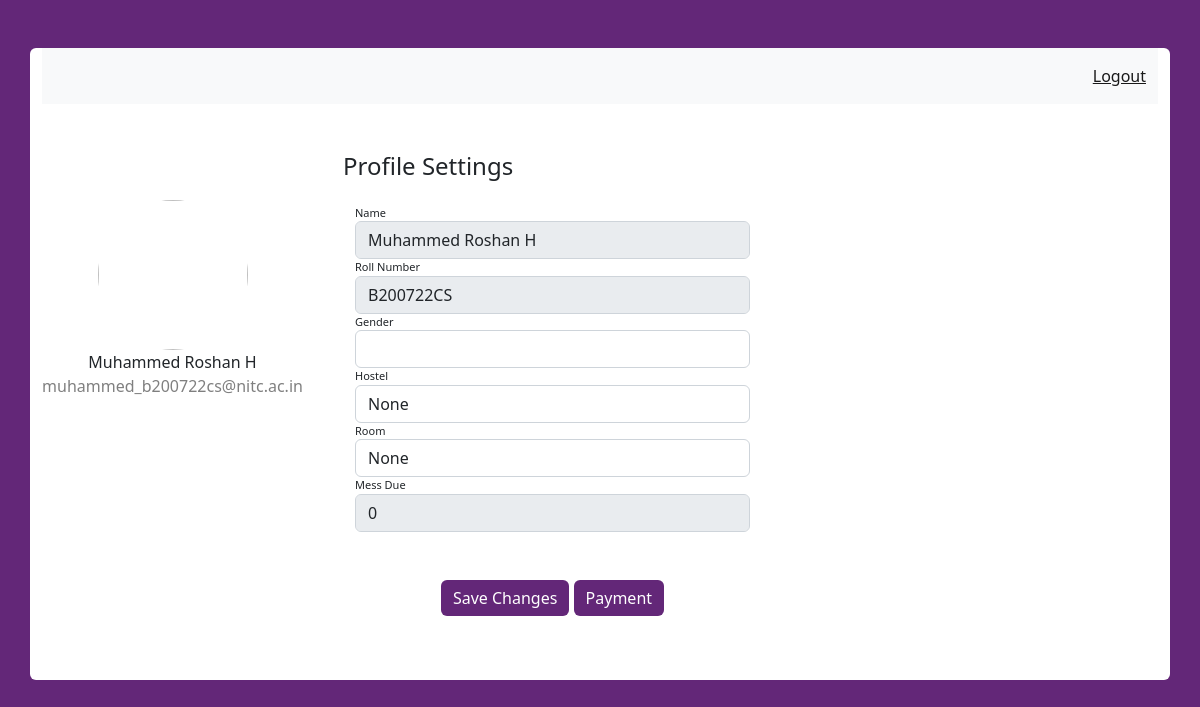
The app's page /B200722CS/create_profile, older data.
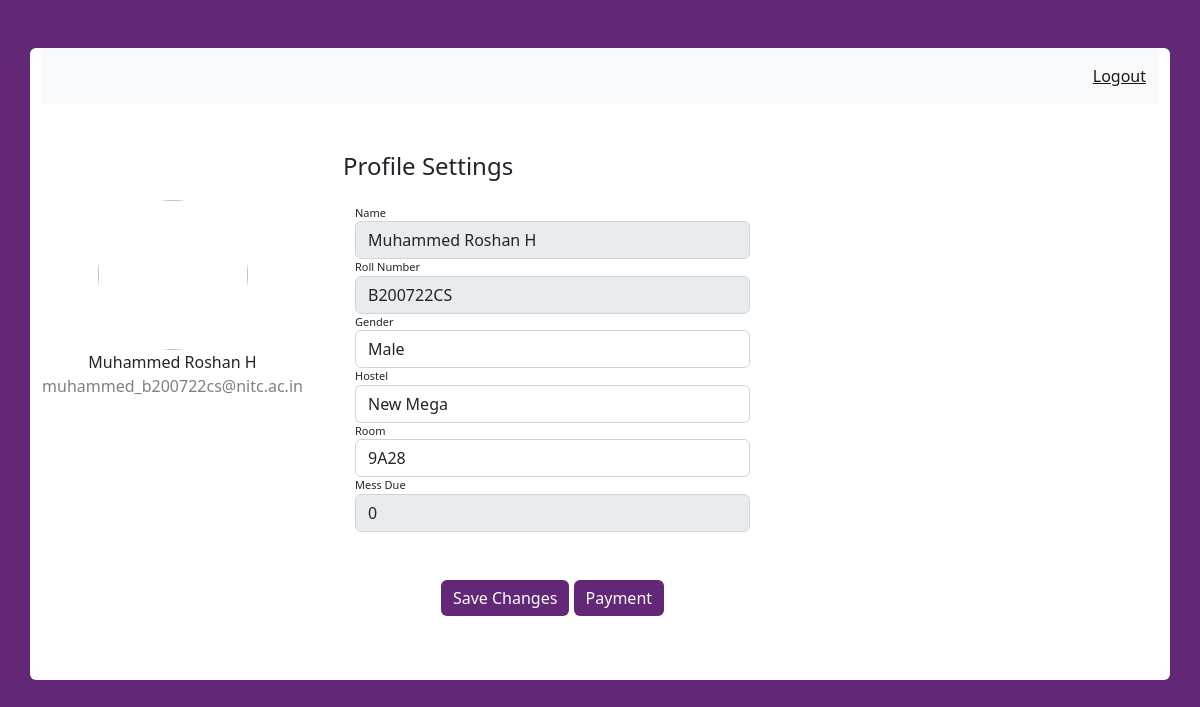
The same page, newer data.
### tables this page shows
CREATE TABLE student (
id integer primary key autoincrement,
username text not null,
name text not null,
pwd text not null,
gender text,
hostel text,
room text,
mess text,
due integer);

### mess.py (the view, shortened to what this page needs)
@app.route('/<username>/create_profile',methods=('GET','POST'))
def create_profile(username):
	user = get_post_student(username)
	name=user['name']
	fname=name.split()
	email=fname[0].lower()+'_'+username.lower()+'@nitc.ac.in'
	return render_template('profile_student.html',user=user,email=email)

### mess.py (called while the page is built)
def connect_db():
	conn=sqlite3.connect('database.db')
	conn.row_factory=sqlite3.Row
	return conn

def get_post_student(username):
	conn=connect_db()
	post=conn.execute('SELECT * FROM student where username = ?',(username,)).fetchone()
	conn.close()
	if post is None:
		abort(404)
	return post

### templates/profile_student.html (shortened to what this page needs)
<html lang="en" dir="ltr">
<head>
</head>
<link href="https://cdn.jsdelivr.net/npm/bootstrap@5.2.0-beta1/dist/css/bootstrap.min.css" rel="stylesheet">
<link rel="stylesheet" href="{{ url_for('static', filename='css/profile_style.css') }}">
<body>
  <div class="container rounded bg-white mt-5 mb-5">
    <nav class="navbar navbar-expand-lg navbar-light bg-light">
      <div class="container-fluid">
        <div class="collapse navbar-collapse" id="navbarText">
          <span class="navbar-text">
            <a href="{{ url_for('index') }}">Logout</a>
          </span>
        </div>
      </div>
    </nav>
    <div class="row">
      <div class="col-md-3 border-right">
        <div class="d-flex flex-column align-items-center text-center p-3 py-5"><img class="rounded-circle mt-5" width="150px"
            src="https://st3.depositphotos.com/15648834/17930/v/600/depositphotos_179308454-stock-illustration-unknown-person-silhouette-glasses-profile.jpg">
            <span class="font-weight-bold">{{ user['name'] }}</span>
            <span class="text-black-50">{{ email }}</span>
        </div>
      </div>
      <div class="col-md-5 border-right">
        <div class="p-3 py-5">
          <div class="d-flex justify-content-between align-items-center mb-3">
            <h4 class="text-right">Profile Settings</h4>
          </div>
          <form method=post>
            <div class="container">
                  <div class="row mt-3">
            <div class="col-md-12"><label class="labels">Name</label><input type="text" class="form-control" placeholder="Enter Name" value="{{ user['name'] }}" disabled></div>
            <div class="col-md-12"><label class="labels">Roll Number</label><input type="text" class="form-control" placeholder="Enter Roll Number" value="{{ user['username'] }}" disabled></div>
            <div class="col-md-12">
              <label class="labels">Gender</label>
              <SELECT class="form-control" id="gender" name="gender">
                  {% if user['gender']  == "Male" %}
                      <OPTION value="Male"selected>Male</OPTION>
                  {% elif user['gender']  == "Female" %}
                      <OPTION value="Male">Male</OPTION>
                      <OPTION value="Female"selected>Female</OPTION>
                  {% endif %}
              </SELECT>
            </div>
            <div class="col-md-12"><label for="hostel" class="labels">Hostel</label>
            <input type="text" name="hostel" placeholder="Enter Hostel Name" class="form-control" value="{{ request.form['hostel'] or user['hostel'] }}"></input></div>
            <div class="col-md-12"><label for="room" class="labels">Room</label>
            <input type="text" name="room" placeholder="Enter Room no" class="form-control" value="{{ request.form['room'] or user['room'] }}"></input></div>
            <div class="col-md-12"><label class="labels">Mess Due</label><input type="text" class="form-control" placeholder="Enter Mess Dues" value="{{ user['due'] }}" disabled></div>
          </div>
          <div class="mt-5 text-center">
          <button class="btn btn-dark profile-button" type="submit" name="action" value="save">Save Changes</button>
          <button class="btn btn-dark profile-button" type="submit" name="action" value="payment">Payment</button>
            </div>
        </form>
          </div>
      </div>
    </div>
  </div>
</body>
</html>

Row changes from the older to the newer data that the page shows:
changed student "Muhammed Roshan H": gender (not shown) → "Male"; hostel (not shown) → "New Mega"; room (not shown) → "9A28"
Text that changed along with them:
form field hostel: "None" → (not shown)
form field room: "None" → (not shown)
